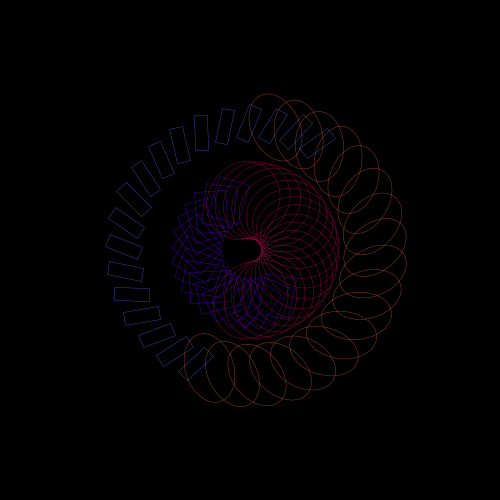
Frame 1 (no input)
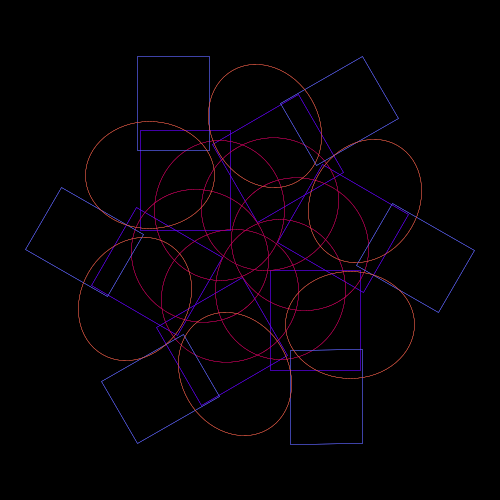
Frame 60 (the mouse pressed at the canvas centre just before this capture)
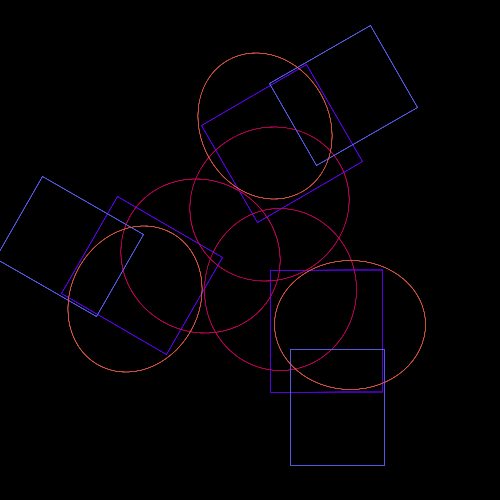
Frame 120 (the mouse held since frame 60 and released just before this capture)

The Processing sketch that drew these frames (run headless with seeded random() and noise(); from frame 60 on, the mouse is pressed at the canvas centre):

// Processing sketch: processing_4650
// ── processing_4650.pde

float q = 0.0;
float n = 0.0;
float grow = 1.0;
float state = 0;

void setup() {
  size(500, 500);
  frameRate(10);
}

void draw() {
  smooth();
  background(0);
  translate(250, 250);

  q = q + 11.0;
  n = n + grow;
  if ((n > 100) || (n < 0)) {
    grow = -grow;
  }

  tony(0.3, 100, 0, 255, 20, 20, 30, 40, 0);
  tony(0.3, 200, 0, 90, 30, 40, 70, 80, 1);
  tony(0.3, 95, 100, 255, 40, 100, 12, 34, 0);
  tony(0.3, 230, 90, 70, 100, 75, 69, 47, 1);

}

void tony(float s, int r, int g, int b, int f, int p, int w, int e, int l) {

  for (int x = 0; x < 360; x = x + 20) {
    rotate(radians(q));

    strokeWeight(s);
    noFill();
    stroke(r, g, b); 

    state = (l);

    if (state == 0) {
      rect(f, p, w+n, e+n);

    } 
    else if (state == 1) {
      ellipse(f, p, w+n, e+n);
    }
  }

}
